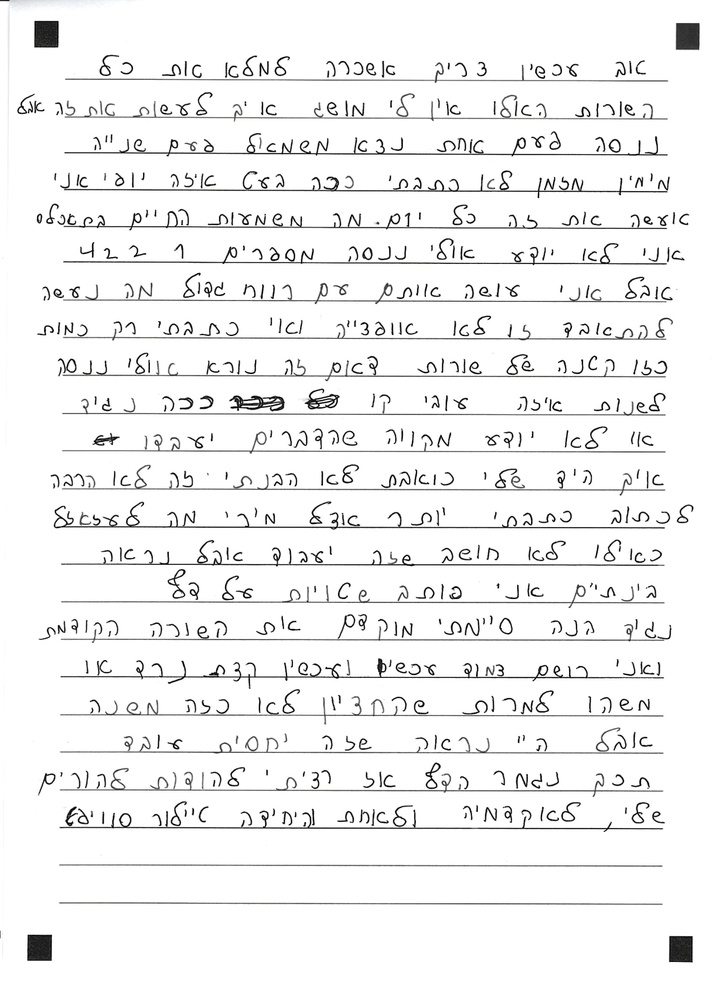
#> input picture whole image/WhatsApp Image 2026-04-13 at 12.40.53.jpeg, 716 x 986 px, shrunk from 1486 x 2048 before the run
$ python extract_word_spacing.py '../whole image' out.png
#> lines starting #> are read from the running program, lines starting #| are printed output that depends on the picture; after the words box and inside, x2 and y2 are one past the last pixel; in counts of white or black regions, pixels touching at a corner belong together
import cv2
import numpy as np
import pandas as pd
from pathlib import Path
from typing import Tuple, List
import argparse
from tqdm import tqdm

def find_words_morphological(binary_img: np.ndarray) -> List[Tuple[int, int, int, int]]:
    """
    Find word bounding boxes using morphological operations.
    Returns list of (x, y, w, h) for each word.
    """
    # Invert (text should be white on black for morphology)
    inverted = 255 - binary_img

    # Estimate letter width first to adaptively size kernel
    letter_width = estimate_letter_width_from_image(binary_img)

    # Horizontal dilation to connect letters within words
    # Kernel width based on estimated letter width
    # Use ~0.7x letter width to connect letters but not words
    kernel_width = max(int(letter_width * 0.7), 5)
    kernel = cv2.getStructuringElement(cv2.MORPH_RECT, (kernel_width, 1))

    # Dilate horizontally
    dilated = cv2.dilate(inverted, kernel, iterations=1)

    # Find connected components
    num_labels, labels, stats, centroids = cv2.connectedComponentsWithStats(
        dilated, connectivity=8
    )

    words = []
    img_area = binary_img.shape[0] * binary_img.shape[1]

    # Skip label 0 (background)
    for i in range(1, num_labels):
        x = stats[i, cv2.CC_STAT_LEFT]
        y = stats[i, cv2.CC_STAT_TOP]
        w = stats[i, cv2.CC_STAT_WIDTH]
        h = stats[i, cv2.CC_STAT_HEIGHT]
        area = stats[i, cv2.CC_STAT_AREA]

        # Filter noise and too-large components
        if area < 20:  # Too small
            continue
        if area > img_area * 0.9:  # Too large
            continue
        if w < 5 or h < 3:  # Too thin
            continue

        words.append((x, y, w, h))

    # Sort by x position
    words.sort(key=lambda b: b[0])

    return words

def estimate_letter_width_from_image(binary_img: np.ndarray) -> float:
    """
    Estimate typical letter width by analyzing the image directly.
    """
    # Find connected components (letters)
    inverted = 255 - binary_img
    num_labels, labels, stats, centroids = cv2.connectedComponentsWithStats(
        inverted, connectivity=8
    )

    widths = []
    for i in range(1, num_labels):
        w = stats[i, cv2.CC_STAT_WIDTH]
        h = stats[i, cv2.CC_STAT_HEIGHT]
        area = stats[i, cv2.CC_STAT_AREA]

        # Filter to get letter-sized components
        if 3 <= w <= 50 and 3 <= h <= 50 and 10 <= area <= 1000:
            widths.append(w)

    if len(widths) == 0:
        return 15.0

    # Use median of letter widths
    return np.median(widths)

def measure_word_spacing(binary_img: np.ndarray) -> Tuple[float, dict]:
    """
    Measure word spacing using morphological word detection.

    Returns:
        Tuple of (spacing_value, debug_info)
    """
    # Ensure text is black (0) and background is white (255)
    if np.mean(binary_img) < 127:
        binary_img = 255 - binary_img

    # Find words using morphology
    words = find_words_morphological(binary_img)

    if len(words) == 0:
        return 0.5, {'note': 'No words found'}

    # Single word
    if len(words) == 1:
        return 0.5, {
            'note': 'Single word',
            'num_words': 1
        }

    # Calculate gaps between words
    gaps = []
    for i in range(len(words) - 1):
        x1, y1, w1, h1 = words[i]
        x2, y2, w2, h2 = words[i + 1]

        gap = x2 - (x1 + w1)
        gaps.append(gap)

    # Filter to positive gaps only
    positive_gaps = [g for g in gaps if g > 0]

    if len(positive_gaps) == 0:
        # Overlapping words - very cramped
        return 0.15, {
            'note': 'Overlapping words - very cramped',
            'num_words': len(words)
        }

    # Calculate average gap
    avg_gap = np.mean(positive_gaps)

    # Estimate letter width
    letter_width = estimate_letter_width_from_image(binary_img)

    # Calculate ratio
    ratio = avg_gap / letter_width if letter_width > 0 else 0.5

    # Map ratio to spacing
    # ratio ~ 0.2 -> spacing ~ 0.0-0.2 (cramped)
    # ratio ~ 1.0 -> spacing ~ 0.5 (normal)
    # ratio ~ 2.5+ -> spacing ~ 1.0 (wide)

    if ratio <= 0.2:
        spacing = ratio * 0.5  # 0-0.2 ratio -> 0-0.1 spacing
    elif ratio <= 1.0:
        spacing = 0.1 + (ratio - 0.2) * 0.4 / 0.8  # 0.2-1.0 ratio -> 0.1-0.5 spacing
    else:
        spacing = 0.5 + min((ratio - 1.0) / 1.5, 0.5)  # 1.0+ ratio -> 0.5-1.0 spacing

    spacing = np.clip(spacing, 0.0, 1.0)

    # Avoid exact endpoints for multi-word
    if spacing < 0.02:
        spacing = 0.01
    elif spacing > 0.98:
        spacing = 0.99

    debug_info = {
        'num_words': len(words),
        'num_gaps': len(gaps),
        'num_positive_gaps': len(positive_gaps),
        'avg_gap': round(avg_gap, 2) if len(positive_gaps) > 0 else 0,
        'letter_width': round(letter_width, 2),
        'ratio': round(ratio, 3)
    }

    return spacing, debug_info

def extract_word_spacing(image_path: str) -> Tuple[float, dict]:
    """
    Extract word spacing feature from image.
    """
    img = cv2.imread(image_path, cv2.IMREAD_GRAYSCALE)

    if img is None:
        return 0.5, {'error': 'Failed to read image'}

    # Ensure binary
    if len(np.unique(img)) > 2:
        _, img = cv2.threshold(img, 127, 255, cv2.THRESH_BINARY)

    spacing, debug = measure_word_spacing(img)

    return spacing, debug

def process_directory(input_dir: str, output_file: str) -> pd.DataFrame:
    """
    Process all images in directory and create Excel file.
    """
    # Get all images
    image_files = []
    for ext in ['.png', '.jpg', '.jpeg', '.tif', '.tiff']:
        image_files.extend(Path(input_dir).glob(f'*{ext}'))
        image_files.extend(Path(input_dir).glob(f'*{ext.upper()}'))

    image_files = sorted(set(image_files))
    total = len(image_files)

    print(f"Found {total} images")
    print(f"Output: {output_file}")
    print("-" * 60)

    results = []

    for idx, img_path in enumerate(tqdm(image_files, desc="Processing"), 1):
        spacing, debug = extract_word_spacing(str(img_path))

        results.append({
            'Image Number': idx,
            'File Name': img_path.name,
            'Word_Spacing': round(spacing, 3)
        })

    df = pd.DataFrame(results)
    df.to_excel(output_file, index=False, engine='openpyxl')

    # Add formula to Image Number column
    from openpyxl import load_workbook
    wb = load_workbook(output_file)
    ws = wb.active

    # Replace Image Number values with formula (starting from row 2)
    for row_num in range(2, len(results) + 2):
        ws[f'A{row_num}'] = f'=VALUE(MID(B{row_num}, FIND("(",B{row_num})+1, FIND(")",B{row_num})-FIND("(",B{row_num})-1))'

    wb.save(output_file)

    print("-" * 60)
    print("Complete!")
    print(f"\nStatistics:")
    print(f"  Mean: {df['Word_Spacing'].mean():.3f}")
    print(f"  Median: {df['Word_Spacing'].median():.3f}")
    print(f"  Std Dev: {df['Word_Spacing'].std():.3f}")
    print(f"  Min: {df['Word_Spacing'].min():.3f}")
    print(f"  Max: {df['Word_Spacing'].max():.3f}")

    # Show distribution
    spacing_05 = len(df[df['Word_Spacing'] == 0.5])
    print(f"  Images with spacing = 0.5 (single word): {spacing_05} ({spacing_05/total*100:.1f}%)")

    return df

def main():
    parser = argparse.ArgumentParser(description='Extract Word Spacing feature')
    parser.add_argument('input_dir', type=str, help='Directory with normalized images')
    parser.add_argument('output_file', type=str, help='Output Excel file path')
    args = parser.parse_args()

    process_directory(args.input_dir, args.output_file)
#> in extract_word_spacing, `_, img = cv2.threshold(img, 127, 255, cv2.THRESH_BINARY)`:
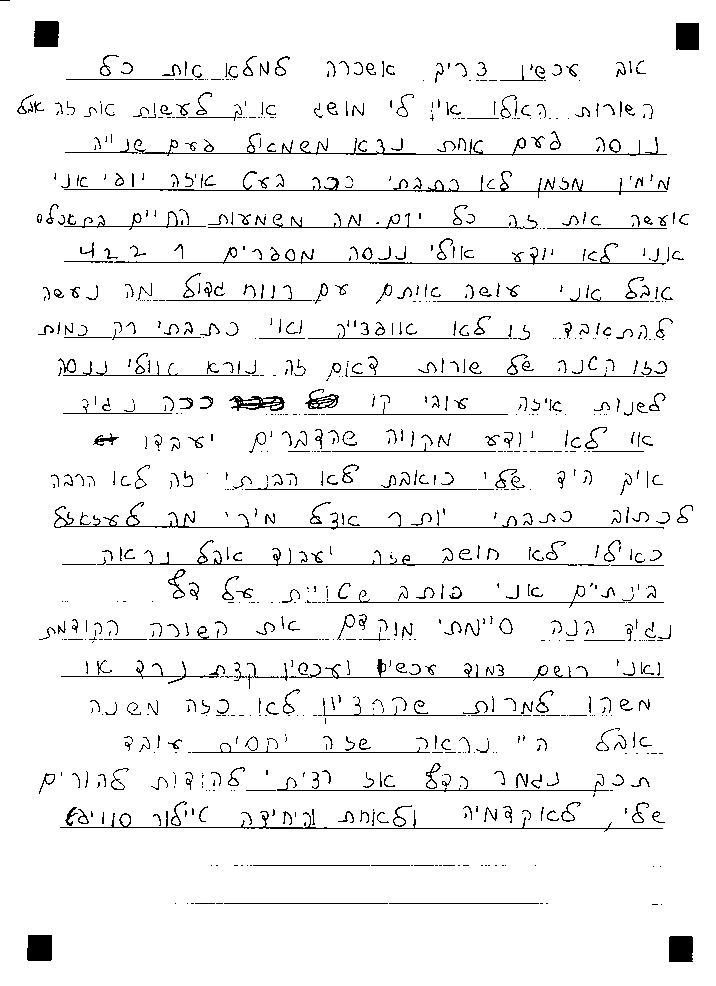
#> img: shape (986, 716); 95% white; black in thin lines or dots
#> in find_words_morphological, `inverted = 255 - binary_img`: inverted: shape (986, 716); 5% white in thin lines or dots
#> in estimate_letter_width_from_image, `num_labels, labels, stats, centroids = cv2.connectedComponentsWithStat..`:
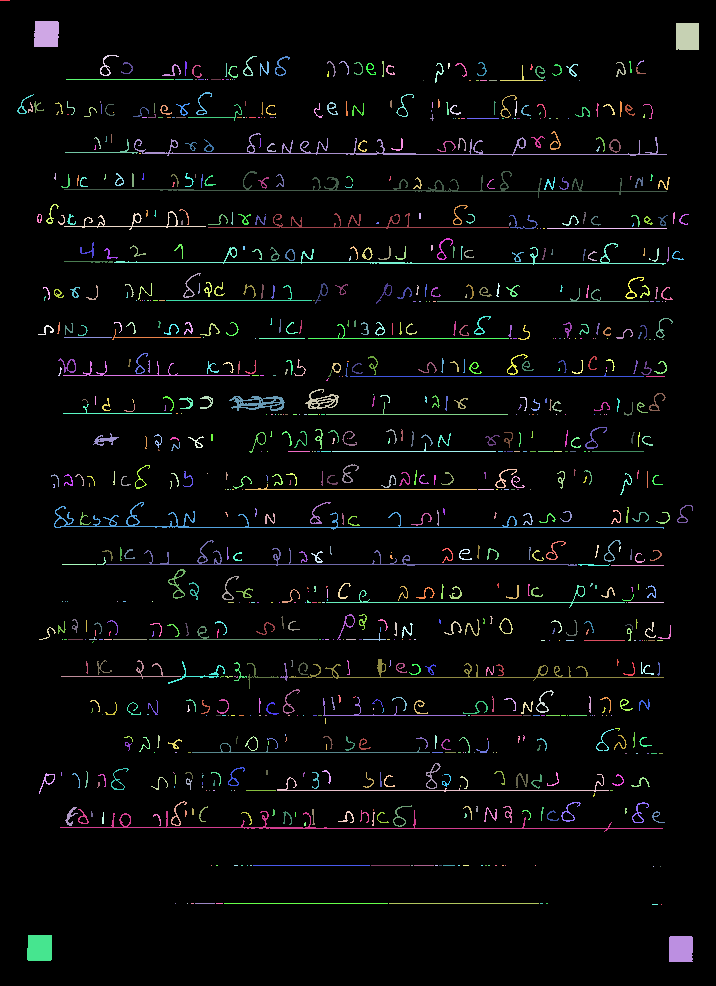
#> labels: shape (986, 716) int32; 983 distinct labels, from 0 to 982; one colour per label, 0 black
#> in estimate_letter_width_from_image, `num_labels, labels, stats, centroids = cv2.connectedComponentsWithStat..`: num_labels = 983; stats = 983 rows, first 6: [0, 0, 716, 986, 670582], [0, 0, 10, 1, 10], [34, 21, 25, 26, 626], [676, 23, 23, 27, 620], [100, 55, 19, 21, 77], [243, 56, 14, 20, 63]; centroids = 983 pairs, first value 4.5 to 687, second value 0 to 948.5
#> the loop in estimate_letter_width_from_image, `for i in range(1, num_labels):` made 982 passes
#> (w, h, area) on passes 2 to 4: (25, 26, 626), (23, 27, 620), (19, 21, 77)
#> after the loop in estimate_letter_width_from_image, `for i in range(1, num_labels):`: widths = 454 values, max 43 at index 20, min 3 at index 8, mean 10.96
#> in find_words_morphological, `letter_width = estimate_letter_width_from_image(binary_img)`: letter_width = 11
#> in find_words_morphological, `kernel_width = max(int(letter_width * 0.7), 5)`: kernel_width = 7
#> in find_words_morphological, `dilated = cv2.dilate(inverted, kernel, iterations=1)`:
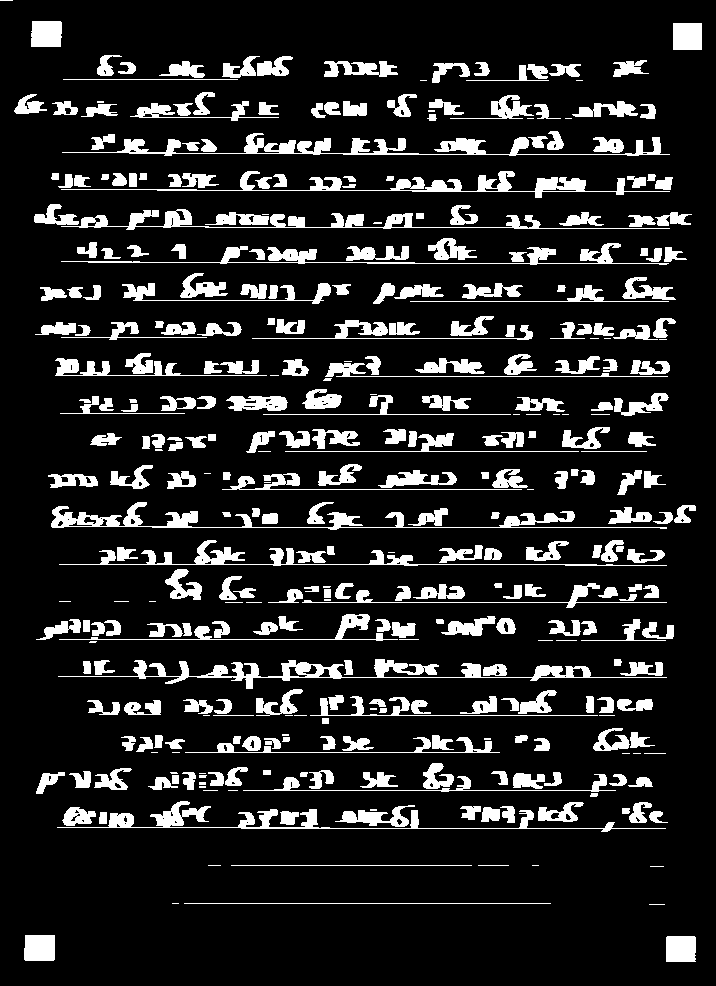
#> dilated: shape (986, 716); 14% white; 365 white regions (57 under 20 px), largest, box (x1, y1, x2, y2) and area: (58, 659, 667, 689) 3577, (62, 133, 670, 156) 3439, (51, 502, 667, 530) 3099
#> in find_words_morphological, `num_labels, labels, stats, centroids = cv2.connectedComponentsWithStat..`:
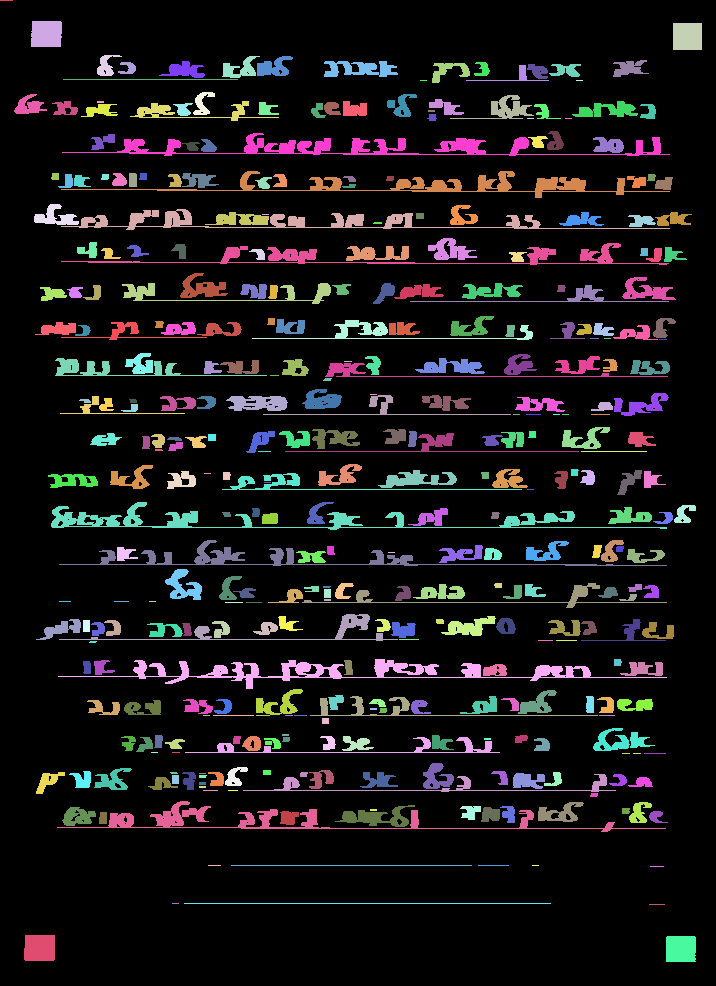
#> labels: shape (986, 716) int32; 366 distinct labels, from 0 to 365; one colour per label, 0 black
#> in find_words_morphological, `num_labels, labels, stats, centroids = cv2.connectedComponentsWithStat..`: num_labels = 366; stats = 366 rows, first 6: [0, 0, 716, 986, 606887], [0, 0, 13, 1, 13], [31, 21, 31, 26, 782], [673, 23, 29, 27, 783], [97, 55, 25, 21, 251], [222, 56, 38, 22, 396]; centroids = 366 pairs, first value 6 to 687, second value 0 to 948.5
#> the loop in find_words_morphological, `for i in range(1, num_labels):` made 365 passes
#> after the loop in find_words_morphological, `for i in range(1, num_labels):`: words = 299 items, first 6: (31, 21, 31, 26), (673, 23, 29, 27), (97, 55, 25, 21), (222, 56, 38, 22), (257, 56, 36, 20), (159, 61, 46, 17)
#> in measure_word_spacing, `words = find_words_morphological(binary_img)`: words = 299 items, first 6: (14, 94, 33, 20), (24, 935, 31, 26), (31, 21, 31, 26), (34, 204, 45, 21), (35, 322, 41, 13), (36, 619, 45, 21)
#> the loop in measure_word_spacing, `for i in range(len(words) - 1):` made 298 passes
#> (x1, y1, w1, h1, x2, y2, w2, h2) on passes 1 to 3: (14, 94, 33, 20, 24, 935, 31, 26), (24, 935, 31, 26, 31, 21, 31, 26), (31, 21, 31, 26, 34, 204, 45, 21)

if __name__ == '__main__':
#> (the run stopped early here; a loop or call above may not have finished)
